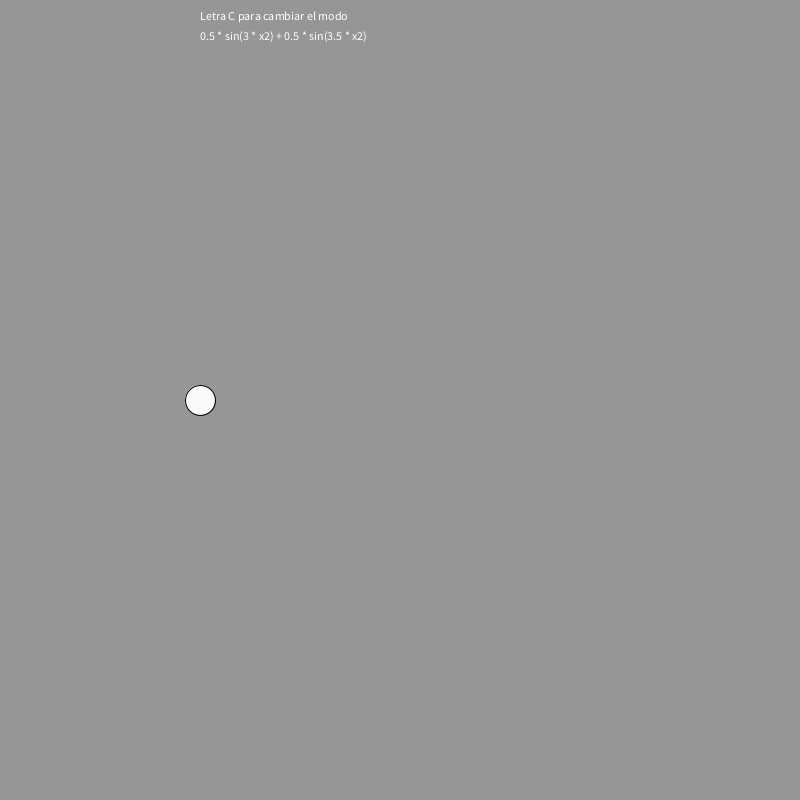
Frame 1 (no input)
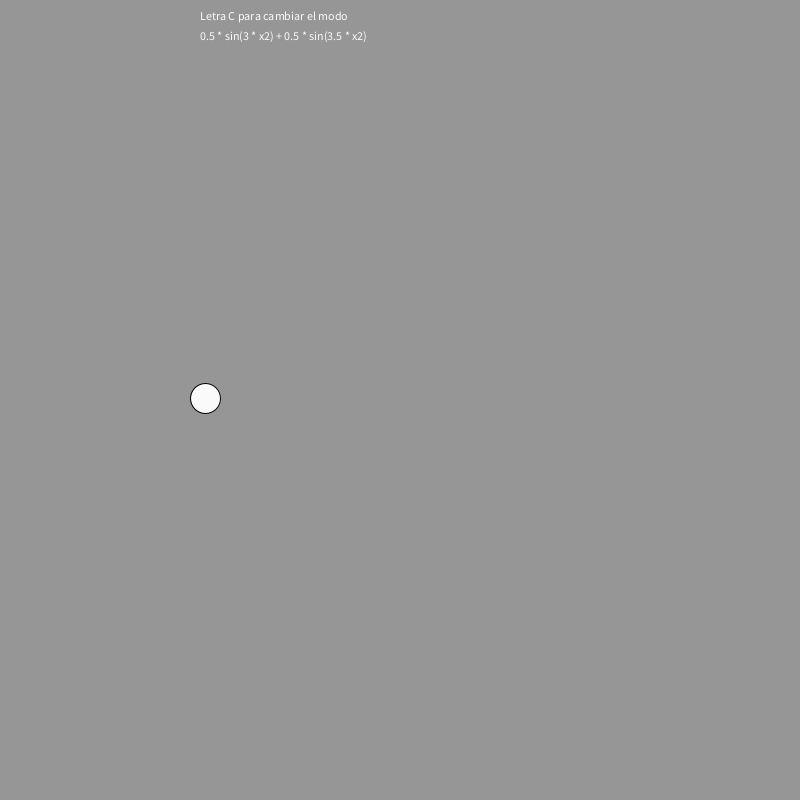
Frame 60 (the mouse pressed at the canvas centre just before this capture)
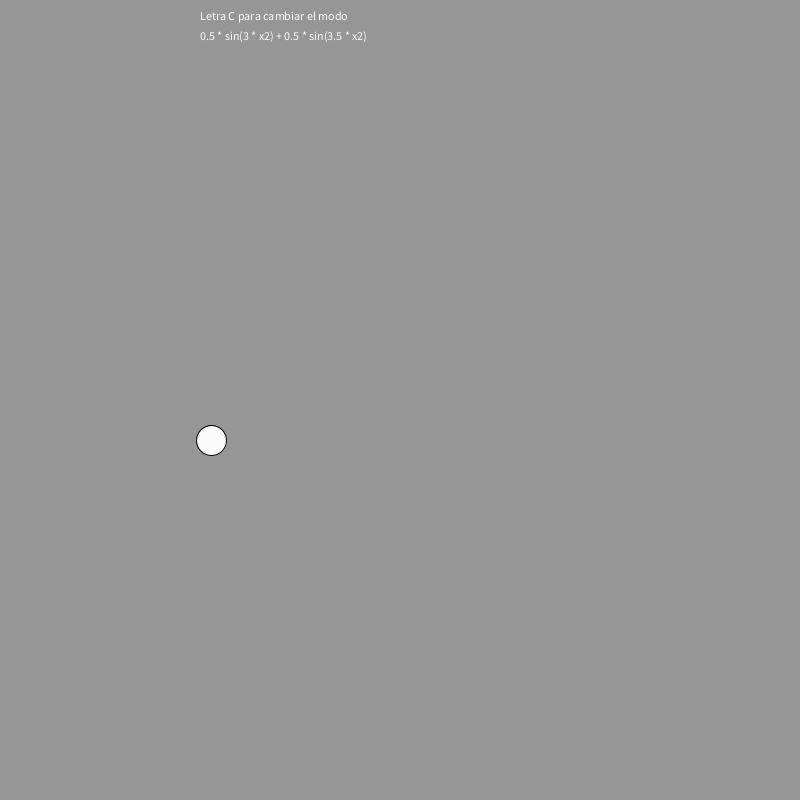
Frame 120 (the mouse held since frame 60 and released just before this capture)

The Processing sketch that drew these frames (run headless with seeded random() and noise(); from frame 60 on, the mouse is pressed at the canvas centre):

// Processing sketch: oscilaciones
// ── oscilaciones.pde
float x1 = 0;
float x2 = 0;
float v = 0.1; 
boolean funcion1 = true;

void setup() {
  size(800, 800);
}

void draw() {
  background(150);
  
  float y1 = sin(x1) * exp(-0.002 * x1);
  float y2 = 0.5 * sin(3 * x2) + 0.5 * sin(3.5 * x2);

  if (funcion1) {
    text("Letra C para cambiar el modo", width/4, 20);
    text("0.5 * sin(3 * x2) + 0.5 * sin(3.5 * x2)", width/4, 40);

    fill(250, 250, 250);
    ellipse(width/4 + x2, height/2 - y2 * 50, 30, 30);
  }

  else {
    
    textAlign(CENTER, CENTER);
    text("Letra C para cambiar el modo", width/4, 20);
    text("sin(x1) * exp(-0.002 * x1)", width/4, 40);
 
    fill(250, 250, 250);
    ellipse(width/4 + x1, height/2 - y1 * 50, 30, 30);
    
  }

  x1 += v;
  x2 += v;
}

void keyPressed() {
  if (key == 'c' || key == 'C') {
    funcion1 = !funcion1;
    x1 = 0;
    x2 = 0;
  }
}
